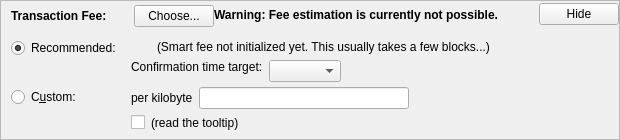
      <widget class="QFrame" name="frameFee">
       <property name="sizePolicy">
        <sizepolicy hsizetype="Preferred" vsizetype="Fixed">
         <horstretch>0</horstretch>
         <verstretch>0</verstretch>
        </sizepolicy>
       </property>
       <property name="frameShape">
        <enum>QFrame::StyledPanel</enum>
       </property>
       <property name="frameShadow">
        <enum>QFrame::Raised</enum>
       </property>
       <layout class="QVBoxLayout" name="verticalLayout_3">
        <property name="spacing">
         <number>0</number>
        </property>
        <property name="leftMargin">
         <number>0</number>
        </property>
        <property name="topMargin">
         <number>0</number>
        </property>
        <property name="rightMargin">
         <number>0</number>
        </property>
        <property name="bottomMargin">
         <number>0</number>
        </property>
        <item>
         <layout class="QVBoxLayout" name="verticalLayoutFee2" stretch="0,0,0">
          <property name="spacing">
           <number>0</number>
          </property>
          <property name="leftMargin">
           <number>10</number>
          </property>
          <property name="topMargin">
           <number>0</number>
          </property>
          <item>
           <layout class="QHBoxLayout" name="horizontalLayoutFee1">
            <property name="bottomMargin">
             <number>0</number>
            </property>
            <item>
             <layout class="QVBoxLayout" name="verticalLayoutFee7">
              <property name="spacing">
               <number>0</number>
              </property>
              <item>
               <spacer name="verticalSpacerSmartFee">
                <property name="orientation">
                 <enum>Qt::Vertical</enum>
                </property>
                <property name="sizeType">
                 <enum>QSizePolicy::Fixed</enum>
                </property>
                <property name="sizeHint" stdset="0">
                 <size>
                  <width>1</width>
                  <height>4</height>
                 </size>
                </property>
               </spacer>
              </item>
              <item>
               <layout class="QHBoxLayout" name="horizontalLayoutSmartFee">
                <property name="spacing">
                 <number>10</number>
                </property>
                <item>
                 <widget class="QLabel" name="labelFeeHeadline">
                  <property name="sizePolicy">
                   <sizepolicy hsizetype="Preferred" vsizetype="Maximum">
                    <horstretch>0</horstretch>
                    <verstretch>0</verstretch>
                   </sizepolicy>
                  </property>
                  <property name="font">
                   <font>
                    <weight>75</weight>
                    <bold>true</bold>
                   </font>
                  </property>
                  <property name="styleSheet">
                   <string notr="true">font-weight:bold;</string>
                  </property>
                  <property name="text">
                   <string>Transaction Fee:</string>
                  </property>
                 </widget>
                </item>
                <item>
                 <widget class="QLabel" name="labelFeeMinimized">
                  <property name="text">
                   <string/>
                  </property>
                 </widget>
                </item>
                <item>
                 <widget class="QPushButton" name="buttonChooseFee">
                  <property name="text">
                   <string>Choose...</string>
                  </property>
                 </widget>
                </item>
               </layout>
              </item>
              <item>
               <spacer name="verticalSpacer_5">
                <property name="orientation">
                 <enum>Qt::Vertical</enum>
                </property>
                <property name="sizeHint" stdset="0">
                 <size>
                  <width>1</width>
                  <height>1</height>
                 </size>
                </property>
               </spacer>
              </item>
             </layout>
            </item>
            <item>
             <widget class="QLabel" name="fallbackFeeWarningLabel">
              <property name="font">
               <font>
                <weight>75</weight>
                <bold>true</bold>
               </font>
              </property>
              <property name="toolTip">
               <string>Using the fallbackfee can result in sending a transaction that will take several hours or days (or never) to confirm. Consider choosing your fee manually or wait until you have validated the complete chain.</string>
              </property>
              <property name="text">
               <string>Warning: Fee estimation is currently not possible.</string>
              </property>
              <property name="wordWrap">
               <bool>false</bool>
              </property>
             </widget>
            </item>
            <item>
             <spacer name="horizontalSpacer_5">
              <property name="orientation">
               <enum>Qt::Horizontal</enum>
              </property>
              <property name="sizeType">
               <enum>QSizePolicy::MinimumExpanding</enum>
              </property>
              <property name="sizeHint" stdset="0">
               <size>
                <width>40</width>
                <height>20</height>
               </size>
              </property>
             </spacer>
            </item>
            <item>
             <widget class="QPushButton" name="buttonMinimizeFee">
              <property name="toolTip">
               <string>collapse fee-settings</string>
              </property>
              <property name="text">
               <string>Hide</string>
              </property>
             </widget>
            </item>
           </layout>
          </item>
          <item>
           <widget class="QFrame" name="frameFeeSelection">
            <layout class="QVBoxLayout" name="verticalLayoutFee12">
             <property name="spacing">
              <number>0</number>
             </property>
             <property name="leftMargin">
              <number>0</number>
             </property>
             <property name="topMargin">
              <number>0</number>
             </property>
             <property name="rightMargin">
              <number>0</number>
             </property>
             <property name="bottomMargin">
              <number>0</number>
             </property>
             <item>
              <layout class="QGridLayout" name="gridLayoutFee">
               <property name="topMargin">
                <number>10</number>
               </property>
               <property name="bottomMargin">
                <number>4</number>
               </property>
               <property name="horizontalSpacing">
                <number>10</number>
               </property>
               <property name="verticalSpacing">
                <number>4</number>
               </property>
               <item row="1" column="1">
                <layout class="QVBoxLayout" name="verticalLayoutFee8">
                 <property name="spacing">
                  <number>6</number>
                 </property>
                 <item>
                  <layout class="QHBoxLayout" name="horizontalLayoutFee13">
                   <item>
                    <widget class="QLabel" name="labelCustomPerKilobyte">
                     <property name="toolTip">
                      <string>If the custom fee is set to 1000 satoshis and the transaction is only 250 bytes, then &quot;per kilobyte&quot; only pays 250 satoshis in fee, while &quot;total at least&quot; pays 1000 satoshis. For transactions bigger than a kilobyte both pay by kilobyte.</string>
                     </property>
                     <property name="text">
                      <string>per kilobyte</string>
                     </property>
                    </widget>
                   </item>
                   <item>
                    <widget class="BitcoinAmountField" name="customFee"/>
                   </item>
                   <item>
                    <spacer name="horizontalSpacer_6">
                     <property name="orientation">
                      <enum>Qt::Horizontal</enum>
                     </property>
                     <property name="sizeHint" stdset="0">
                      <size>
                       <width>1</width>
                       <height>1</height>
                      </size>
                     </property>
                    </spacer>
                   </item>
                  </layout>
                 </item>
                 <item>
                  <layout class="QHBoxLayout" name="horizontalLayoutFee8">
                   <item>
                    <widget class="QCheckBox" name="checkBoxMinimumFee">
                     <property name="toolTip">
                      <string>Paying only the minimum fee is just fine as long as there is less transaction volume than space in the blocks. But be aware that this can end up in a never confirming transaction once there is more demand for neoxa transactions than the network can process.</string>
                     </property>
                     <property name="text">
                      <string/>
                     </property>
                    </widget>
                   </item>
                   <item>
                    <widget class="QLabel" name="labelMinFeeWarning">
                     <property name="enabled">
                      <bool>true</bool>
                     </property>
                     <property name="toolTip">
                      <string>Paying only the minimum fee is just fine as long as there is less transaction volume than space in the blocks. But be aware that this can end up in a never confirming transaction once there is more demand for neoxa transactions than the network can process.</string>
                     </property>
                     <property name="text">
                      <string>(read the tooltip)</string>
                     </property>
                     <property name="margin">
                      <number>5</number>
                     </property>
                    </widget>
                   </item>
                   <item>
                    <spacer name="horizontalSpacer_7">
                     <property name="orientation">
                      <enum>Qt::Horizontal</enum>
                     </property>
                     <property name="sizeHint" stdset="0">
                      <size>
                       <width>1</width>
                       <height>1</height>
                      </size>
                     </property>
                    </spacer>
                   </item>
                  </layout>
                 </item>
                </layout>
               </item>
               <item row="0" column="0">
                <layout class="QVBoxLayout" name="verticalLayoutFee4" stretch="0,1">
                 <item>
                  <widget class="QRadioButton" name="radioSmartFee">
                   <property name="text">
                    <string>Recommended:</string>
                   </property>
                   <property name="checked">
                    <bool>true</bool>
                   </property>
                   <attribute name="buttonGroup">
                    <string notr="true">groupFee</string>
                   </attribute>
                  </widget>
                 </item>
                 <item>
                  <spacer name="verticalSpacer_2">
                   <property name="orientation">
                    <enum>Qt::Vertical</enum>
                   </property>
                   <property name="sizeHint" stdset="0">
                    <size>
                     <width>1</width>
                     <height>1</height>
                    </size>
                   </property>
                  </spacer>
                 </item>
                </layout>
               </item>
               <item row="1" column="0">
                <layout class="QVBoxLayout" name="verticalLayoutFee9" stretch="0,1">
                 <item>
                  <widget class="QRadioButton" name="radioCustomFee">
                   <property name="text">
                    <string>C&amp;ustom:</string>
                   </property>
                   <attribute name="buttonGroup">
                    <string notr="true">groupFee</string>
                   </attribute>
                  </widget>
                 </item>
                 <item>
                  <spacer name="verticalSpacer_6">
                   <property name="orientation">
                    <enum>Qt::Vertical</enum>
                   </property>
                   <property name="sizeHint" stdset="0">
                    <size>
                     <width>1</width>
                     <height>1</height>
                    </size>
                   </property>
                  </spacer>
                 </item>
                </layout>
               </item>
               <item row="0" column="1">
                <layout class="QVBoxLayout" name="verticalLayoutFee3" stretch="0,0,1">
                 <property name="spacing">
                  <number>6</number>
                 </property>
                 <property name="topMargin">
                  <number>2</number>
                 </property>
                 <item>
                  <layout class="QHBoxLayout" name="horizontalLayoutFee12">
                   <item>
                    <widget class="QLabel" name="labelSmartFee">
                     <property name="text">
                      <string/>
                     </property>
                     <property name="margin">
                      <number>2</number>
                     </property>
                    </widget>
                   </item>
                   <item>
                    <widget class="QLabel" name="labelFeeEstimation">
                     <property name="text">
                      <string/>
                     </property>
                    </widget>
                   </item>
                   <item>
                    <widget class="QLabel" name="labelSmartFee2">
                     <property name="text">
                      <string>(Smart fee not initialized yet. This usually takes a few blocks...)</string>
                     </property>
                     <property name="margin">
                      <number>2</number>
                     </property>
                    </widget>
                   </item>
                   <item>
                    <spacer name="horizontalSpacer_8">
                     <property name="orientation">
                      <enum>Qt::Horizontal</enum>
                     </property>
                     <property name="sizeHint" stdset="0">
                      <size>
                       <width>1</width>
                       <height>1</height>
                      </size>
                     </property>
                    </spacer>
                   </item>
                  </layout>
                 </item>
                 <item>
                  <layout class="QHBoxLayout" name="horizontalLayoutFee9">
                   <item>
                    <layout class="QVBoxLayout" name="verticalLayoutFee6">
                     <item>
                      <widget class="QLabel" name="labelSmartFee3">
                       <property name="text">
                        <string>Confirmation time target:</string>
                       </property>
                       <property name="margin">
                        <number>2</number>
                       </property>
                      </widget>
                     </item>
                     <item>
                      <spacer name="verticalSpacer_3">
                       <property name="orientation">
                        <enum>Qt::Vertical</enum>
                       </property>
                       <property name="sizeHint" stdset="0">
                        <size>
                         <width>1</width>
                         <height>1</height>
                        </size>
                       </property>
                      </spacer>
                     </item>
                    </layout>
                   </item>
                   <item>
                    <layout class="QVBoxLayout" name="verticalLayoutFee5">
                     <property name="rightMargin">
                      <number>30</number>
                     </property>
                     <item>
                      <layout class="QHBoxLayout" name="horizontalLayoutConfTarget">
                       <property name="bottomMargin">
                        <number>0</number>
                       </property>
                       <item>
                        <widget class="QComboBox" name="confTargetSelector"/>
                       </item>
                       <item>
                        <spacer name="horizontalSpacerConfTarget">
                         <property name="orientation">
                          <enum>Qt::Horizontal</enum>
                         </property>
                         <property name="sizeHint" stdset="0">
                          <size>
                           <width>40</width>
                           <height>20</height>
                          </size>
                         </property>
                        </spacer>
                       </item>
                      </layout>
                     </item>
                    </layout>
                   </item>
                  </layout>
                 </item>
                 <item>
                  <spacer name="verticalSpacer_4">
                   <property name="orientation">
                    <enum>Qt::Vertical</enum>
                   </property>
                   <property name="sizeHint" stdset="0">
                    <size>
                     <width>1</width>
                     <height>1</height>
                    </size>
                   </property>
                  </spacer>
                 </item>
                </layout>
               </item>
              </layout>
             </item>
            </layout>
           </widget>
          </item>
          <item>
           <spacer name="verticalSpacerFee">
            <property name="orientation">
             <enum>Qt::Vertical</enum>
            </property>
            <property name="sizeType">
             <enum>QSizePolicy::Expanding</enum>
            </property>
            <property name="sizeHint" stdset="0">
             <size>
              <width>40</width>
              <height>5</height>
             </size>
            </property>
           </spacer>
          </item>
         </layout>
        </item>
       </layout>
      </widget>
